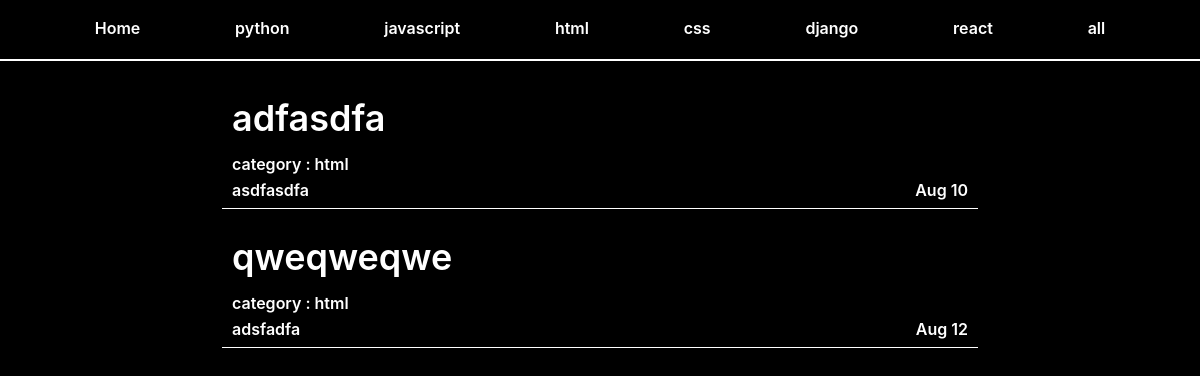
The app's page /html/ with its own data.
### web/models.py (models this page shows, shortened)
class Post(models.Model):
    title = models.CharField(max_length=100)
    content = summer_fields.SummernoteTextField(default='')
    type = models.CharField(max_length=80, choices=LANG_TYPE, null=True)
    description = models.CharField(max_length=200, default='')
    dt_created = models.DateField()

### web/views.py (the view)
# urls.py: path('html/', views.html_list, name='html_list'),
def html_list(request):
    object = Post.objects.filter(type='html')
    context = {
        'object': object
    }
    return render(request, 'web/html_list.html', context)

### web/templates/web/html_list.html
{% extends './base.html' %}
{% load static %}
{% block content %}
  <div class="content__box">
    <ul>
      {% for obj in object %}
        <li>
          <a href={% url 'post-detail' obj.id %}>
            <h2 class='content__title'>{{obj.title}}</h2>
            <div class='content-title__box'>
              <div class="description">
                <span class='content__category'>category :
                  {{obj.type}}
                </span>
                <div class='content__description'>
                  <p>{{obj.description}}</p>
                </div>
              </div>
              <div class="content__date">
                <span>{{obj.dt_created|date:"M"}}
                  {{obj.dt_created|date:"d"}}</span>
              </div>
            </div>
          </a>
        </li>
      {% endfor %}
    </ul>
  </div>
{% endblock content %}

### web/static/web/css/style.css (style rules this page uses)
body { background-color: black; color:white; font-family:-apple-system, BlinkMacSystemFont, 'Segoe UI', Roboto, Oxygen, Ubuntu, Cantarell, 'Open Sans', 'Helvetica Neue', sans-serif; padding-top: 70px; min-width: 700px; }
a { color: white; text-decoration: none; font-weight: 600; }

### web/static/web/css/contentlist.css (style rules this page uses)
.content__box { width: 90%; margin-right: auto; margin-left: auto; }
.content__box li { padding: 10px; margin-bottom: 20px; border-bottom: 1px solid white; }
.content__title { font-weight: 600; font-size: 36px; margin-bottom: 20px; }
.content-title__box { display: flex; justify-content: space-between; height: 5%; }
.content__date { display: flex; align-items: flex-end; }
.content__description { margin-top: 10px; }

### records on screen
Post: title "adfasdfa", type "html", description "asdfasdfa", dt_created "Aug", dt_created "10"
Post: title "qweqweqwe", type "html", description "adsfadfa", dt_created "Aug", dt_created "12"
